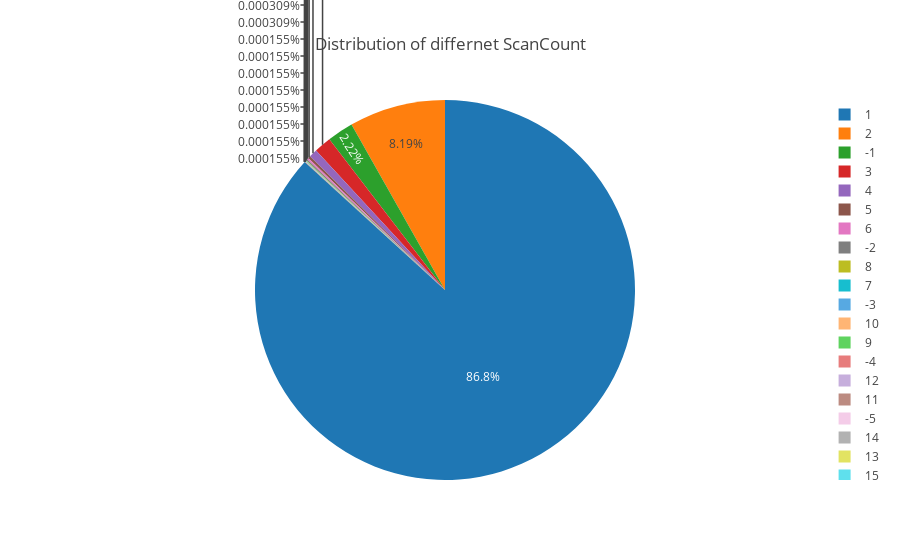

Notebook code for this chart:
### Code cell
temp = data['ScanCount'].value_counts()
labels = temp.index
sizes = (temp / temp.sum())*100
trace = go.Pie(labels=labels, values=sizes, hoverinfo='label+percent')
layout = go.Layout(title='Distribution of differnet ScanCount')
fig = go.Figure(data=[trace], layout=layout)
py.iplot(fig)

### Figure 1 — Plotly figure (JSON) as saved in the notebook; plotly's stock layout.template omitted (floating-point values rounded to 4 significant figures)
{"data": [{"hoverinfo": "label+percent", "labels": [1, 2, -1, 3, 4, 5, 6, -2, 8, 7, -3, 10, 9, -4, 12, 11, -5, 14, 13, 15, -6, 20, 16, 18, 24, 19, 17, 23, 25, 22, -9, -7, -10, 71, 51, 30, 31, 46, -12], "type": "pie", "uid": "56c5c442-8d8d-11e8-9256-8c8590746e45", "values": [86.78, 8.191, 2.225, 1.46, 0.701, 0.2133, 0.1338, 0.1258, 0.03802, 0.03524, 0.0221, 0.02009, 0.0136, 0.01175, 0.009273, 0.006955, 0.002473, 0.002318, 0.002009, 0.001855, 0.001545, 0.001082, 0.0009273, 0.0006182, 0.0006182, 0.0006182, 0.0004636, 0.0004636, 0.0004636, 0.0003091, 0.0003091, 0.0001545, 0.0001545, 0.0001545, 0.0001545, 0.0001545, 0.0001545, 0.0001545, 0.0001545]}], "layout": {"title": "Distribution of differnet ScanCount"}}
